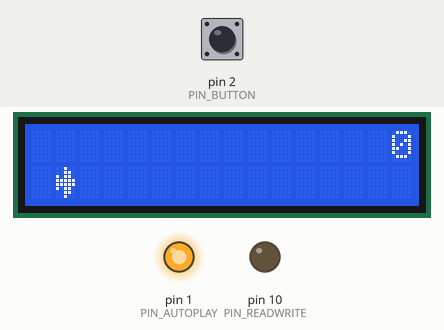
Bench run of a sketch on a simulated Arduino Uno, built with avr-gcc and run on an emulated ATmega328P. On the bench: 16×2 character LCD, output pins drawn as LEDs (lit = HIGH). The test bench sets the inputs (shaded band); at power-on: pin 2 (PIN_BUTTON) HIGH. Random numbers use the default seed unless the sketch sets one.

Above: at 1.2 s.
1.3 s: pin 2 (PIN_BUTTON) pulled LOW for 0.15 s
At 1.51 s:
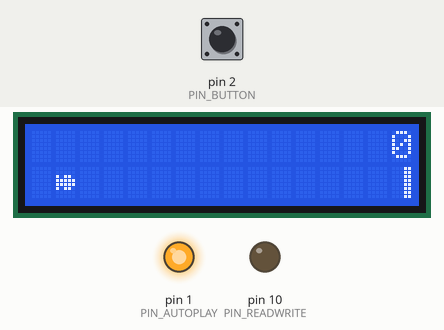
2.0 s: pin 2 (PIN_BUTTON) pulled LOW for 1 s
At 2.14 s:
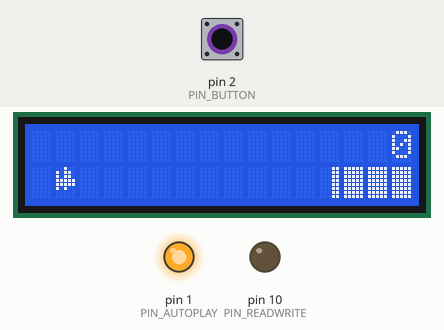
3.6 s: pin 2 (PIN_BUTTON) pulled LOW for 0.15 s
At 3.71 s:
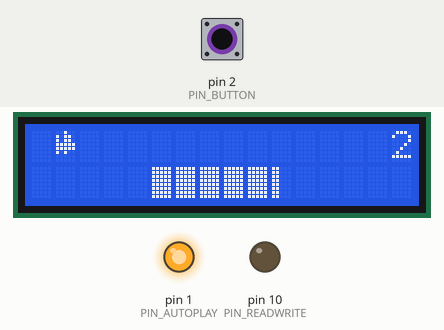
4.3 s: pin 2 (PIN_BUTTON) pulled LOW for 3.2 s
At 4.88 s:
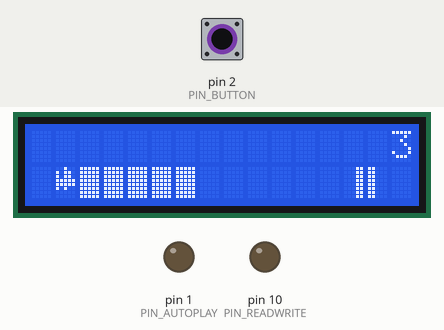
8.1 s: pin 2 (PIN_BUTTON) pulled LOW for 0.15 s
At 8.49 s:
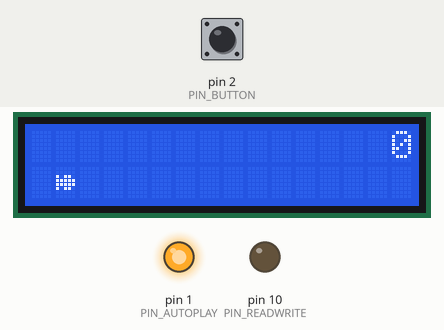
8.8 s: pin 2 (PIN_BUTTON) pulled LOW for 1 s
At 12.39 s:
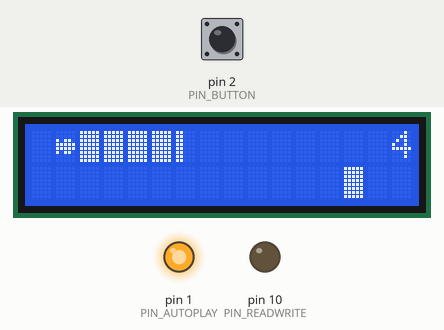
Timing chart, 0 to 13.2 s (numbered marks = the images above; inputs shaded):
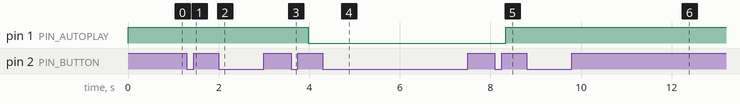

The sketch:

bird-game.ino
```cpp
#include <LiquidCrystal.h>

#define PIN_BUTTON 2
#define PIN_AUTOPLAY 1
#define PIN_READWRITE 10
#define PIN_CONTRAST 12

#define SPRITE_FLY1 1
#define SPRITE_FLY2 2
#define SPRITE_MOVE 3
#define SPRITE_MOVE_UPPER '.'         // Use the '.' character for the head
#define SPRITE_MOVE_LOWER 4
#define SPRITE_TERRAIN_EMPTY ' '      // User the ' ' character
#define SPRITE_TERRAIN_SOLID 5
#define SPRITE_TERRAIN_SOLID_RIGHT 6
#define SPRITE_TERRAIN_SOLID_LEFT 7

#define HERO_HORIZONTAL_POSITION 1    // Horizontal position of hero on screen

#define TERRAIN_WIDTH 16
#define TERRAIN_EMPTY 0
#define TERRAIN_LOWER_BLOCK 1
#define TERRAIN_UPPER_BLOCK 2

#define HERO_POSITION_OFF 0          // Hero is invisible
#define HERO_POSITION_FLY_LOWER_1 1  // Hero is FLYning on lower row (pose 1)
#define HERO_POSITION_FLY_LOWER_2 2  //                              (pose 2)

#define HERO_POSITION_MOVE_1 3       // Starting to go Up
#define HERO_POSITION_MOVE_2 4       // Half-way up
#define HERO_POSITION_MOVE_3 5       // MOVE is on upper row
#define HERO_POSITION_MOVE_4 6       // MOVE is on upper row
#define HERO_POSITION_MOVE_5 7       // MOVE is on upper row
#define HERO_POSITION_MOVE_6 8       // MOVE is on upper row
#define HERO_POSITION_MOVE_7 9       // Half-way down
#define HERO_POSITION_MOVE_8 10      // About to land

#define HERO_POSITION_FLY_UPPER_1 11 // Hero is FLYning on upper row (pose 1)
#define HERO_POSITION_FLY_UPPER_2 12 //                              (pose 2)

LiquidCrystal lcd(11, 9, 6, 5, 4, 3);
static char terrainUpper[TERRAIN_WIDTH + 1];
static char terrainLower[TERRAIN_WIDTH + 1];
static bool buttonPushed = false;

void initializeGraphics(){
  static byte graphics[] = {
    // Flying position 1
    B00100,
    B00110,
    B10110,
    B11111,
    B11111,
    B10110,
    B00110,
    B00100,
    // Flying position 2
    B00000,
    B00000,
    B10110,
    B11111,
    B11111,
    B10110,
    B00000,
    B00000,
    // MOVE
    B00100,
    B10110,
    B10110,
    B11111,
    B11111,
    B10100,
    B00000,
    B00000,
    // MOVE lower
    B10110,
    B11111,
    B11111,
    B10110,
    B10110,
    B10110,
    B00100,
    B00000,
    // Ground
    B11111,
    B11111,
    B11111,
    B11111,
    B11111,
    B11111,
    B11111,
    B11111,
    // Ground right
    B00011,
    B00011,
    B00011,
    B00011,
    B00011,
    B00011,
    B00011,
    B00011,
    // Ground left
    B11000,
    B11000,
    B11000,
    B11000,
    B11000,
    B11000,
    B11000,
    B11000,
  };
  int i;
  // Skip using character 0, this allows lcd.print() to be used to
  // quickly draw multiple characters
  for (i = 0; i < 7; ++i) {
	  lcd.createChar(i + 1, &graphics[i * 8]);
  }
  for (i = 0; i < TERRAIN_WIDTH; ++i) {
    terrainUpper[i] = SPRITE_TERRAIN_EMPTY;
    terrainLower[i] = SPRITE_TERRAIN_EMPTY;
  }
}

// Slide the terrain to the left in half-character increments
//
void advanceTerrain(char* terrain, byte newTerrain){
  for (int i = 0; i < TERRAIN_WIDTH; ++i) {
    char current = terrain[i];
    char next = (i == TERRAIN_WIDTH-1) ? newTerrain : terrain[i+1];
    switch (current){
      case SPRITE_TERRAIN_EMPTY:
        terrain[i] = (next == SPRITE_TERRAIN_SOLID) ? SPRITE_TERRAIN_SOLID_RIGHT : SPRITE_TERRAIN_EMPTY;
        break;
      case SPRITE_TERRAIN_SOLID:
        terrain[i] = (next == SPRITE_TERRAIN_EMPTY) ? SPRITE_TERRAIN_SOLID_LEFT : SPRITE_TERRAIN_SOLID;
        break;
      case SPRITE_TERRAIN_SOLID_RIGHT:
        terrain[i] = SPRITE_TERRAIN_SOLID;
        break;
      case SPRITE_TERRAIN_SOLID_LEFT:
        terrain[i] = SPRITE_TERRAIN_EMPTY;
        break;
    }
  }
}

bool drawHero(byte position, char* terrainUpper, char* terrainLower, unsigned int score) {
  bool collide = false;
  char upperSave = terrainUpper[HERO_HORIZONTAL_POSITION];
  char lowerSave = terrainLower[HERO_HORIZONTAL_POSITION];
  byte upper, lower;
  switch (position) {
    case HERO_POSITION_OFF:
      upper = lower = SPRITE_TERRAIN_EMPTY;
      break;
    case HERO_POSITION_FLY_LOWER_1:
      upper = SPRITE_TERRAIN_EMPTY;
      lower = SPRITE_FLY1;
      break;
    case HERO_POSITION_FLY_LOWER_2:
      upper = SPRITE_TERRAIN_EMPTY;
      lower = SPRITE_FLY2;
      break;
    case HERO_POSITION_MOVE_1:
    case HERO_POSITION_MOVE_8:
      upper = SPRITE_TERRAIN_EMPTY;
      lower = SPRITE_MOVE;
      break;
    case HERO_POSITION_MOVE_2:
    case HERO_POSITION_MOVE_7:
      upper = SPRITE_MOVE_UPPER;
      lower = SPRITE_MOVE_LOWER;
      break;
    case HERO_POSITION_MOVE_3:
    case HERO_POSITION_MOVE_4:
    case HERO_POSITION_MOVE_5:
    case HERO_POSITION_MOVE_6:
      upper = SPRITE_MOVE;
      lower = SPRITE_TERRAIN_EMPTY;
      break;
    case HERO_POSITION_FLY_UPPER_1:
      upper = SPRITE_FLY1;
      lower = SPRITE_TERRAIN_EMPTY;
      break;
    case HERO_POSITION_FLY_UPPER_2:
      upper = SPRITE_FLY2;
      lower = SPRITE_TERRAIN_EMPTY;
      break;
  }
  if (upper != ' ') {
    terrainUpper[HERO_HORIZONTAL_POSITION] = upper;
    collide = (upperSave == SPRITE_TERRAIN_EMPTY) ? false : true;
  }
  if (lower != ' ') {
    terrainLower[HERO_HORIZONTAL_POSITION] = lower;
    collide |= (lowerSave == SPRITE_TERRAIN_EMPTY) ? false : true;
  }

  byte digits = (score > 9999) ? 5 : (score > 999) ? 4 : (score > 99) ? 3 : (score > 9) ? 2 : 1;

  // Draw the scene
  terrainUpper[TERRAIN_WIDTH] = '\0';
  terrainLower[TERRAIN_WIDTH] = '\0';
  char temp = terrainUpper[16-digits];
  terrainUpper[16-digits] = '\0';
  lcd.setCursor(0,0);
  lcd.print(terrainUpper);
  terrainUpper[16-digits] = temp;
  lcd.setCursor(0,1);
  lcd.print(terrainLower);

  lcd.setCursor(16 - digits,0);
  lcd.print(score);

  terrainUpper[HERO_HORIZONTAL_POSITION] = upperSave;
  terrainLower[HERO_HORIZONTAL_POSITION] = lowerSave;
  return collide;
}

// Handle the button push as an interrupt
void buttonPush() {
  buttonPushed = true;
}

void setup(){
  pinMode(PIN_READWRITE, OUTPUT);
  digitalWrite(PIN_READWRITE, LOW);
  pinMode(PIN_CONTRAST, OUTPUT);
  digitalWrite(PIN_CONTRAST, LOW);
  pinMode(PIN_BUTTON, INPUT);
  digitalWrite(PIN_BUTTON, HIGH);
  pinMode(PIN_AUTOPLAY, OUTPUT);
  digitalWrite(PIN_AUTOPLAY, HIGH);

  // Digital pin 2 maps to interrupt 0
  attachInterrupt(0/*PIN_BUTTON*/, buttonPush, FALLING);

  initializeGraphics();

  lcd.begin(16, 2);
}

void loop(){
  static byte heroPos = HERO_POSITION_FLY_LOWER_1;
  static byte newTerrainType = TERRAIN_EMPTY;
  static byte newTerrainDuration = 1;
  static bool playing = false;
  static bool blink = false;
  static unsigned int distance = 0;

  if (!playing) {
    drawHero((blink) ? HERO_POSITION_OFF : heroPos, terrainUpper, terrainLower, distance >> 3);
    if (blink) {
      lcd.setCursor(0,0);
      lcd.print("Press Start");
    }
    delay(250);
    blink = !blink;
    if (buttonPushed) {
      initializeGraphics();
      heroPos = HERO_POSITION_FLY_LOWER_1;
      playing = true;
      buttonPushed = false;
      distance = 0;
    }
    return;
  }

  // Shift the terrain to the left
  advanceTerrain(terrainLower, newTerrainType == TERRAIN_LOWER_BLOCK ? SPRITE_TERRAIN_SOLID : SPRITE_TERRAIN_EMPTY);
  advanceTerrain(terrainUpper, newTerrainType == TERRAIN_UPPER_BLOCK ? SPRITE_TERRAIN_SOLID : SPRITE_TERRAIN_EMPTY);

  // Make new terrain to enter on the right
  if (--newTerrainDuration == 0) {
    if (newTerrainType == TERRAIN_EMPTY) {
      newTerrainType = (random(3) == 0) ? TERRAIN_UPPER_BLOCK : TERRAIN_LOWER_BLOCK;
      newTerrainDuration = 2 + random(10);
    } else {
      newTerrainType = TERRAIN_EMPTY;
      newTerrainDuration = 10 + random(10);
    }
  }

  if (buttonPushed) {
    if (heroPos <= HERO_POSITION_FLY_LOWER_2) heroPos = HERO_POSITION_MOVE_1;
    else if (heroPos >= HERO_POSITION_FLY_UPPER_1) heroPos = HERO_POSITION_MOVE_6;
    buttonPushed = false;
  }

  if (drawHero(heroPos, terrainUpper, terrainLower, distance >> 3)) {
    playing = false; // The hero collided with something. Too bad.
  } else {
    if (heroPos == HERO_POSITION_FLY_LOWER_2 || heroPos == HERO_POSITION_MOVE_8) {
      heroPos = HERO_POSITION_FLY_LOWER_1;
    } //else if ((heroPos >= HERO_POSITION_MOVE_3 && heroPos <= HERO_POSITION_MOVE_5) && terrainLower[HERO_HORIZONTAL_POSITION] != SPRITE_TERRAIN_EMPTY) {
	else if ((heroPos >= HERO_POSITION_MOVE_3 && heroPos <= HERO_POSITION_MOVE_5)) {
    heroPos = HERO_POSITION_FLY_UPPER_1;
    } //else if (heroPos >= HERO_POSITION_FLY_UPPER_1 && terrainLower[HERO_HORIZONTAL_POSITION] == SPRITE_TERRAIN_EMPTY) {
      //heroPos = HERO_POSITION_MOVE_5;
    //}
  else if (heroPos == HERO_POSITION_FLY_UPPER_2) {
      heroPos = HERO_POSITION_FLY_UPPER_1;
    } else {
      ++heroPos;
    }
    ++distance;

   digitalWrite(PIN_AUTOPLAY, terrainLower[HERO_HORIZONTAL_POSITION + 2] == SPRITE_TERRAIN_EMPTY ? HIGH : LOW);
  }
  delay(100);
}
```

Measured:
- after the input at 8.1 s, pin 1 (PIN_AUTOPLAY): LOW → HIGH after 0.24 s
